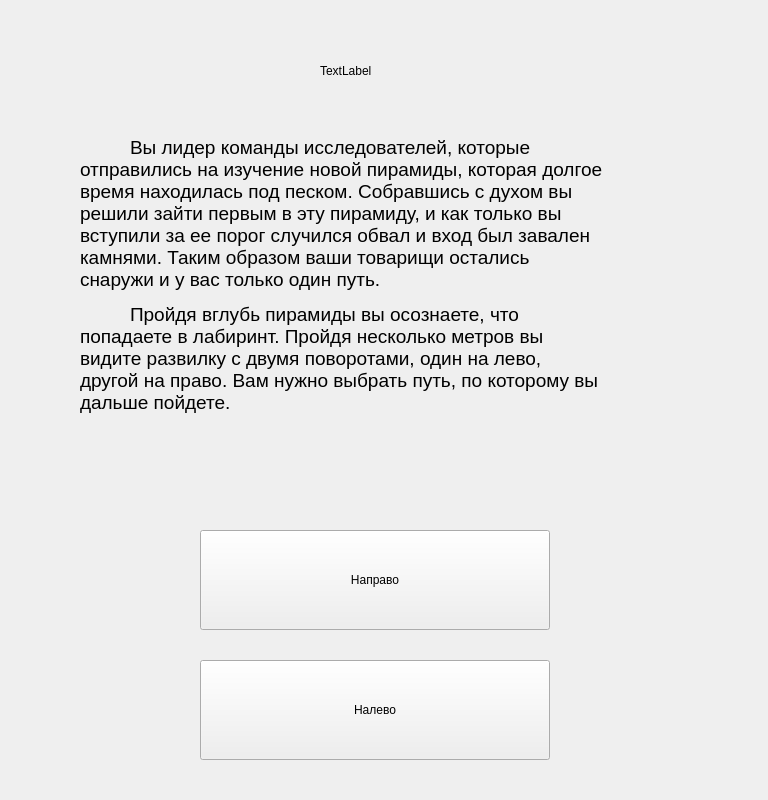
<?xml version="1.0" encoding="UTF-8"?>
<ui version="4.0">
 <class>Start</class>
 <widget class="QWidget" name="Start">
  <property name="geometry">
   <rect>
    <x>0</x>
    <y>0</y>
    <width>768</width>
    <height>800</height>
   </rect>
  </property>
  <property name="windowTitle">
   <string>Game</string>
  </property>
  <widget class="QPushButton" name="pushButton">
   <property name="geometry">
    <rect>
     <x>200</x>
     <y>530</y>
     <width>350</width>
     <height>100</height>
    </rect>
   </property>
   <property name="text">
    <string>Направо</string>
   </property>
  </widget>
  <widget class="QPushButton" name="pushButton_2">
   <property name="geometry">
    <rect>
     <x>200</x>
     <y>660</y>
     <width>350</width>
     <height>100</height>
    </rect>
   </property>
   <property name="text">
    <string>Налево</string>
   </property>
  </widget>
  <widget class="QLabel" name="label_2">
   <property name="geometry">
    <rect>
     <x>80</x>
     <y>50</y>
     <width>641</width>
     <height>451</height>
    </rect>
   </property>
   <property name="text">
    <string>&lt;html&gt;&lt;head/&gt;&lt;style&gt; p {text-indent: 50px} &lt;/style&gt;&lt;body&gt;&lt;p align=&quot;justify&quot;&gt;&lt;span style=&quot; font-size:14pt;&quot;&gt;Вы лидер команды исследователей, которые&lt;br/&gt;отправились на изучение новой пирамиды, которая долгое&lt;br/&gt;время находилась под песком. Собравшись с духом вы&lt;br/&gt;решили зайти первым в эту пирамиду, и как только вы&lt;br/&gt;вступили за ее порог случился обвал и вход был завален&lt;br/&gt;камнями. Таким образом ваши товарищи остались&lt;br/&gt;снаружи и у вас только один путь.&lt;/span&gt;&lt;/p&gt;&lt;p align=&quot;justify&quot;&gt;&lt;span style=&quot; font-size:14pt;&quot;&gt;Пройдя вглубь пирамиды вы осознаете, что&lt;br/&gt;попадаете в лабиринт. Пройдя несколько метров вы&lt;br/&gt;видите развилку с двумя поворотами, один на лево,&lt;br/&gt;другой на право. Вам нужно выбрать путь, по которому вы&lt;br/&gt;дальше пойдете.&lt;/span&gt;&lt;/p&gt;&lt;/body&gt;&lt;/html&gt;</string>
   </property>
  </widget>
  <widget class="QLabel" name="label_pict">
   <property name="geometry">
    <rect>
     <x>0</x>
     <y>0</y>
     <width>768</width>
     <height>800</height>
    </rect>
   </property>
   <property name="text">
    <string/>
   </property>
   <property name="pixmap">
    <pixmap>../PICT/pict2.png</pixmap>
   </property>
  </widget>
  <widget class="QLabel" name="label5">
   <property name="geometry">
    <rect>
     <x>320</x>
     <y>20</y>
     <width>251</width>
     <height>101</height>
    </rect>
   </property>
   <property name="styleSheet">
    <string notr="true">font: 14pt &quot;Times New Roman&quot;;</string>
   </property>
   <property name="text">
    <string>TextLabel</string>
   </property>
  </widget>
  <zorder>label_pict</zorder>
  <zorder>pushButton</zorder>
  <zorder>pushButton_2</zorder>
  <zorder>label_2</zorder>
  <zorder>label5</zorder>
 </widget>
 <resources/>
 <connections/>
</ui>
